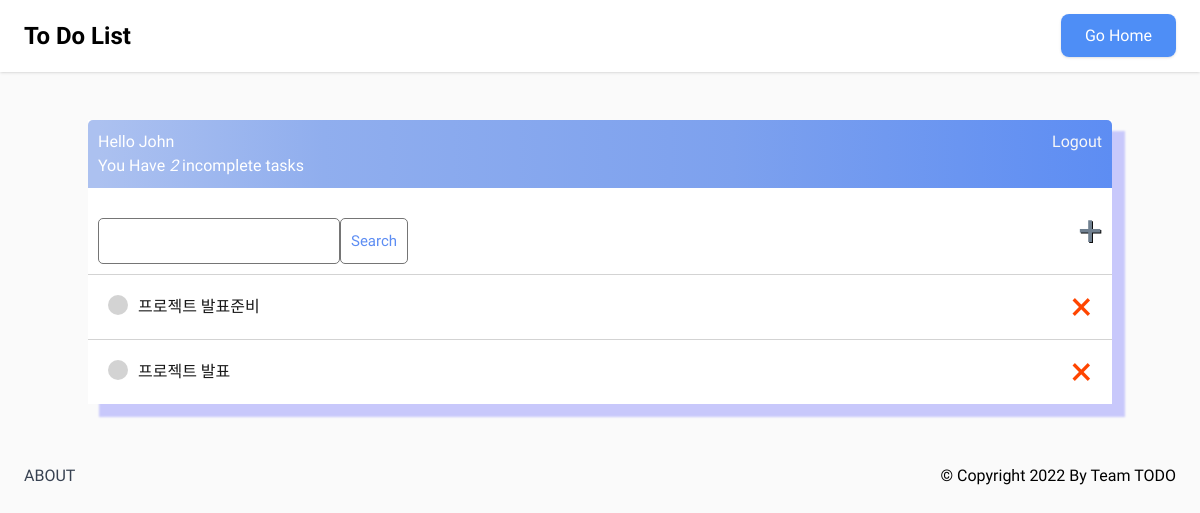
Page /tasks (signed in) on the earlier database version.
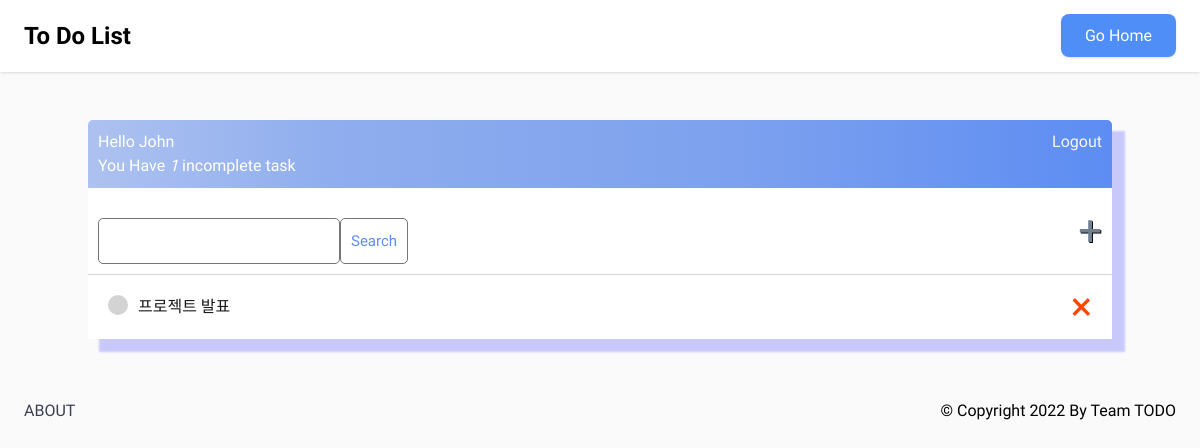
Same page on the later database version.
### core/models.py (models this page shows)
class Task(models.Model):
    user = models.ForeignKey(User, on_delete=models.CASCADE, null=True, blank=True)
    title = models.CharField(max_length=200)
    description = models.TextField(null=True, blank=True)
    complete = models.BooleanField(default=False)
    create = models.DateField(auto_now_add=True)
    def __str__(self):
        return self.title
    class Meta :
        ordering = ['complete']

### core/views.py (the view)
# urls.py: path('tasks', TaskList.as_view(), name='tasks'),
class TaskList(LoginRequiredMixin, ListView) :
  model = Task
  context_object_name = 'tasks'
  def get_context_data(self, **kwargs):
    context = super().get_context_data(**kwargs)
    context['tasks'] = context['tasks'].filter(user=self.request.user)
    context['count'] = context['tasks'].filter(complete=False).count()
    search_input = self.request.GET.get('search-area') or ""
    if search_input:
      context['tasks'] = context['tasks'].filter(title__icontains=search_input)
    context['search_input'] = search_input
    return context

### core/templates/core/task_list.html
{% extends 'core/main.html' %}
{% block content %}
<div class="header-bar">
  <div>
    <h1>Hello {{request.user|title}}</h1>
    <h3 style="margin: 0"> You Have <i>{{count}}</i> incomplete task{{ count|pluralize:"s" }}</h3>
  </div>
  {% if request.user.is_authenticated %}
  <a href="logout"> Logout </a> {% else %}
  <a href="signin">LogIn</a> {% endif %}
</div>
<div id="search-add-wrapper">
  <form method="GET" style="margin-top: 20px; display: flex;">
    <input type="text" name="search-area" value="{{search_input}}" />
    <input class="button" type="submit" value="Search" />
  </form>
  <a id="add-link" href="{% url 'task-create' %}" >&#x2b; </a>
</div>
<div class="task-item-wrapper">
  {% for task in tasks %}
    <div class="task-wrapper">
      {% if task.complete %}
      <div class="task-title">
        <div class="task-complete-icon"></div>
        <i><s><a href="{% url 'task-update' task.id %}">{{task}}</a></s></i>
      </div>
      <a class="delete-link" href="{% url 'task-delete' task.id %}"> &#215; </a>
      {% else %}
      <div class="task-title">
        <div class="task-incomplete-icon"></div>
        <a href="{% url 'task-update' task.id %}">{{task}}</a>
      </div>
      <a class="delete-link" href="{% url 'task-delete' task.id %}"> &#215; </a>
      {% endif %}
    </div>
  {% empty%}
  <h3>No Items in List</h3>
  {% endfor %}
</div>
{% endblock content %}

### core/templates/core/main.html (shortened to what this page needs)
<!DOCTYPE html>
<html lang="en">
  <head>
    <script src="https://cdn.tailwindcss.com"></script>
    <link rel="stylesheet" href="https://cdn.jsdelivr.net/npm/uikit@3.15.15/dist/css/uikit.min.css" />
    <script src="https://cdn.tailwindcss.com"></script>
    <link rel="stylesheet" href="https://cdnjs.cloudflare.com/ajax/libs/font-awesome/4.7.0/css/font-awesome.min.css">
  </head>
    <div class="bg-white py-4 shadow dark:bg-gray-800">
        <div class="max-w-6xl mx-auto">
        <div class="flex items-center lg:justify-between justify-around">
            <a href="/">
            <b><h1 style="font-size: 1.5rem">To Do List</h1></b>
            </a>
            <div class="capitalize flex font-semibold hidden lg:block my-2 space-x-3 text-center text-sm">
            <a
                href="/"
                class="blue-500 px-6 py-3
                text-base
                shadow
                font-medium
                text-white
                bg-blue-500 bg-opacity-90
                rounded-lg
                hover:bg-opacity-100 hover:text-dark
                signUpBtn
                duration-300
                ease-in-out
                focus:ring focus:ring-blue-500"
                data-ripple-light="true"
                >Go Home</a>
            </div>
        </div>
        </div>
    </div>
  <body>
      <div class="container">
        {% block content %}
        {% endblock content %}
      </div>
  </body>
    <div class="lg:mb-5 py-3 uk-link-reset mt-12">
        <div class="flex flex-col items-center justify-between lg:flex-row max-w-6xl mx-auto lg:space-y-0 space-y-3">
        <div class="flex space-x-2 text-gray-700 uppercase">
            <a href="/about">About</a>
        </div>
        <p class="capitalize">© copyright 2022 by Team TODO</p>
        </div>
        </div>
</html>

### core/templates/core/main.html (style rules this page uses)
body { background-color: #fafafa; font-family: 'Do Hyeon', sans-serif; }
h1, h2, h3, h4, h5, h6 { font-family: 'Black Han Sans', sans-serif; }
.container { max-width: 550px; margin: auto; margin-top: 48px; background-color: #fff; -webkit-box-shadow : 2px 2px 13px -4px rgba(0, 0, 0, 0.21); box-shadow: 12px 12px 2px 1px rgba(0, 0, 255, .2); }
.header-bar { display: flex; justify-content: space-between; color: #fff; padding: 10px; border-radius: 5px 5px 0 0; background: linear-gradient(90deg, #acc1f0 1%, #90aeee 23%, #7da1ee 63%, #5d8df3 100%); }
.header-bar a { color: rgb(247, 247, 247); text-decoration: none; }
.task-wrapper { display: flex; align-items: center; justify-content: space-between; padding: 20px; background-color: #fff; border-top: 1px solid lightgray; }
.task-title { display: flex; }
.task-title a { text-decoration: none; color:rgba(24, 24, 24); margin-left: 10px; }
.task-incomplete-icon { height: 20px; width: 20px; background-color: lightgray; border-radius: 50%; }
.delete-link { text-decoration: none; font-weight: 300; font-size: 40px; line-height: 0; color: orangered; }
#search-add-wrapper { display: flex; justify-content: space-between; align-items: center; padding: 10px; }
#add-link { text-decoration: none; font-weight: 300; font-size: 42px; line-height: 0; color: slategray; text-shadow: 1px 1px rgba(12, 12, 12); }
input[type=text], textarea { border: 1px solid #757575; border-radius: 5px; padding: 10px; width: 90%; }
::placeholder { font-weight: 300; opacity: 0.5; }
.button { border: 1px solid #757575; background-color: #FFF; color: #5d8df3; padding: 10px; font-size: 15px; border-radius: 5px; cursor: pointer; text-decoration: none; }

Differences in the rows shown:
removed Task: title "프로젝트 발표준비"
Other differences:
{{ count }}: "2" → "1"
